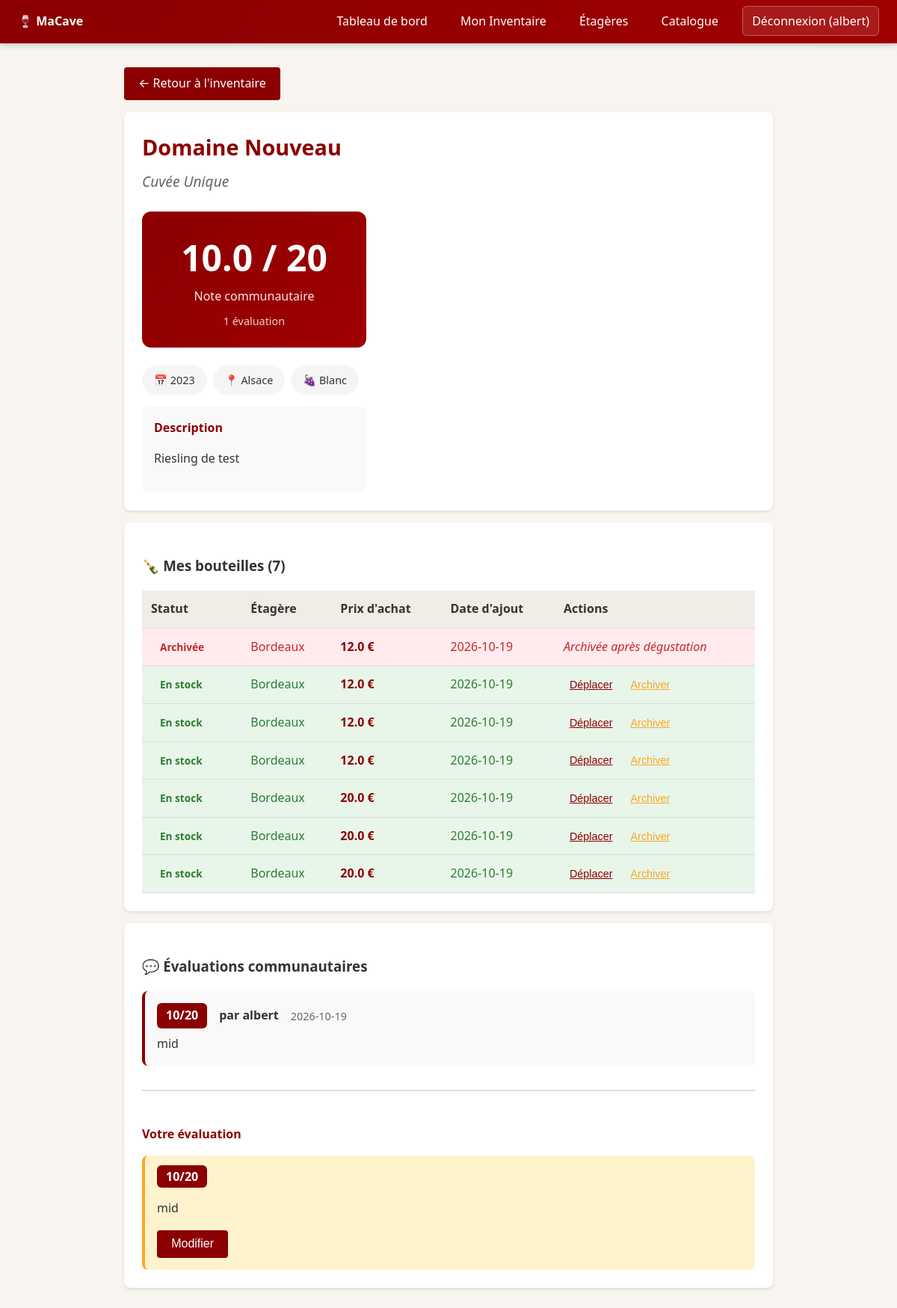
The app's page /inventaire/vin/3 (signed in), older data.
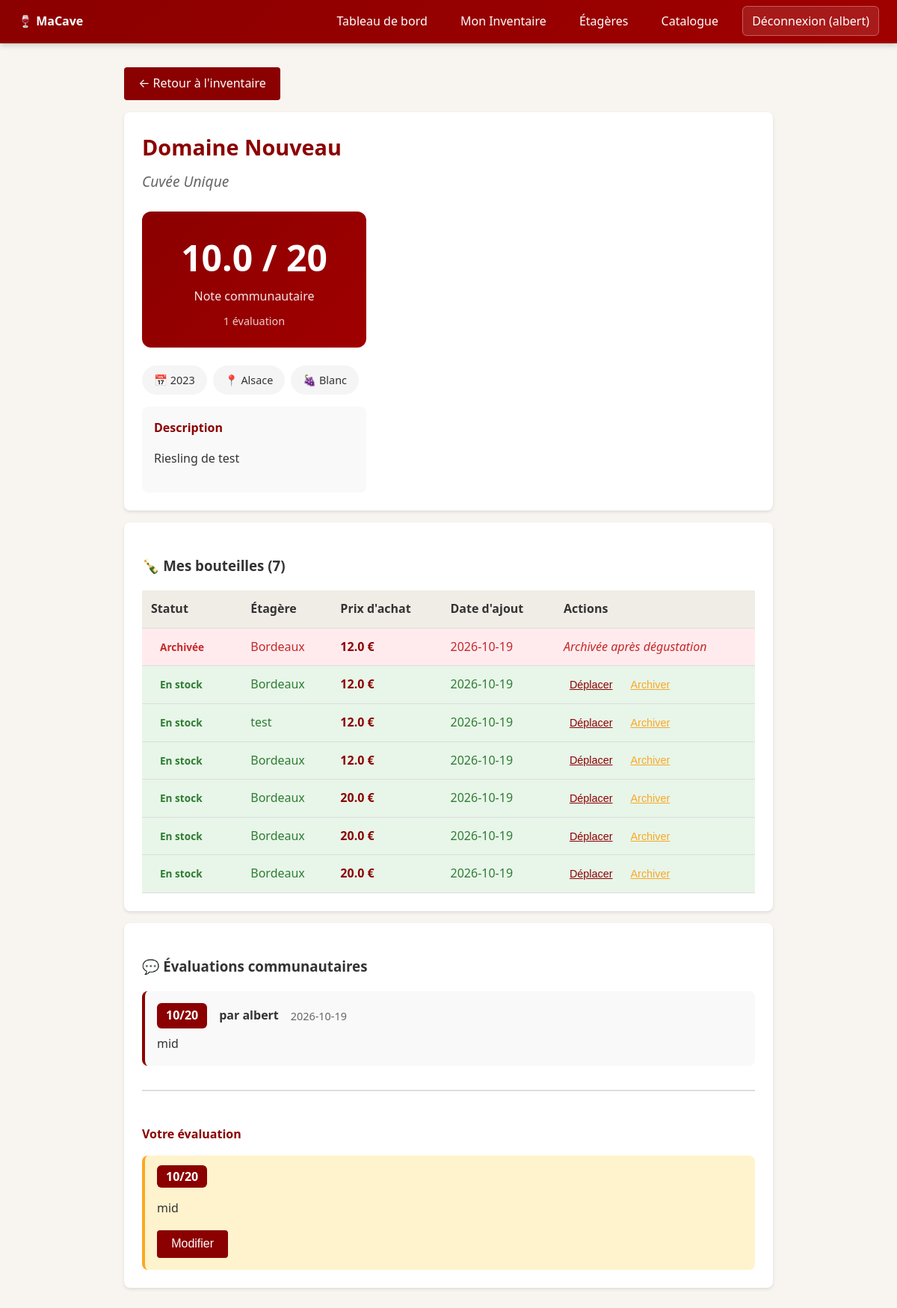
The same page, newer data.
### tables this page shows
CREATE TABLE bouteilles (
    id INTEGER PRIMARY KEY AUTOINCREMENT,
    vin_id INTEGER NOT NULL,
    cave_id INTEGER NOT NULL,
    etagere_id INTEGER,
    prix_achat REAL,
    date_ajout DATE NOT NULL DEFAULT (DATE('now')),
    date_sortie DATE,
    statut TEXT NOT NULL DEFAULT 'en_stock',
    FOREIGN KEY (vin_id) REFERENCES vins(id) ON DELETE RESTRICT,
    FOREIGN KEY (cave_id) REFERENCES caves(id) ON DELETE CASCADE,
    FOREIGN KEY (etagere_id) REFERENCES etageres(id) ON DELETE RESTRICT,
    CHECK (statut IN ('en_stock', 'archivee'))
);

CREATE TABLE etageres (
    id INTEGER PRIMARY KEY AUTOINCREMENT,
    cave_id INTEGER NOT NULL,
    nom TEXT NOT NULL,
    capacite_max INTEGER NOT NULL DEFAULT 0,
    UNIQUE (cave_id, nom),
    FOREIGN KEY (cave_id) REFERENCES caves(id) ON DELETE CASCADE
);

### src/macave/routes/inventaire_routes.py (the view)
@bp.route("/vin/<int:vin_id>")
def detail_vin(vin_id):
    cave_id = _get_cave_id()
    if cave_id is None:
        flash("Aucune cave trouvée.", "warning")
        return redirect(url_for("auth.login"))
    vin = g.db.execute("""
        SELECT id, domaine, cuvee, type_vin, millesime, region, description, photo_url
        FROM vins WHERE id = ?
    """, (vin_id,)).fetchone()
    if vin is None:
        flash("Vin non trouvé.", "danger")
        return redirect(url_for("inventaire.index"))
    bouteilles = g.db.execute("""
        SELECT b.id, b.prix_achat, b.date_ajout, e.nom as etagere_nom, b.statut
        FROM bouteilles b
        LEFT JOIN etageres e ON b.etagere_id = e.id
        WHERE b.cave_id = ? AND b.vin_id = ?
        ORDER BY b.statut, b.date_ajout DESC
    """, (cave_id, vin_id)).fetchall()
    evaluations = g.db.execute("""
        SELECT e.note, e.commentaire, e.date_degustation, u.username
        FROM evaluations e
        JOIN utilisateurs u ON e.utilisateur_id = u.id
        WHERE e.vin_id = ?
        ORDER BY e.date_degustation DESC
    """, (vin_id,)).fetchall()
    note_moy = stock_service.get_vin_moyenne(vin_id, g.db)
    note_affichage = f"{note_moy:.1f} / 20" if note_moy else "Non évalué"
    my_eval = g.db.execute("""
        SELECT e.id, e.note, e.commentaire
        FROM evaluations e
        JOIN bouteilles b ON e.bouteille_id = b.id
        WHERE e.utilisateur_id = ? AND b.cave_id = ? AND e.vin_id = ?
    """, (g.user.id, cave_id, vin_id)).fetchone()
    etageres_rows = g.db.execute("""
        SELECT e.id, e.nom, e.capacite_max,
               (SELECT COUNT(*) FROM bouteilles b
                WHERE b.etagere_id = e.id AND b.statut = 'en_stock') as occ
        FROM etageres e WHERE e.cave_id = ?
    """, (cave_id,)).fetchall()
    etageres = []
    for r in etageres_rows:
        etageres.append({
            "id": r["id"],
            "nom": r["nom"],
            "capacite_max": r["capacite_max"],
            "_occupation": r["occ"]
        })
    return render_template(
        "inventaire/detail_vin.html",
        vin=vin,
        bouteilles=list(bouteilles),
        evaluations=list(evaluations),
        note_moyenne=note_affichage,
        ma_evaluation=my_eval,
        etageres=etageres
    )

### src/macave/db.py (called while the page is built)
    def __enter__(self) -> sqlite3.Connection:
        self._connection = sqlite3.connect(self.db_path)
        self._connection.row_factory = sqlite3.Row
        self._connection.execute("PRAGMA foreign_keys = ON")
        return self._connection

### src/macave/routes/inventaire_routes.py (called while the page is built)
def _get_cave_id() -> int | None:
    if g.user is None:
        return None
    row = g.db.execute(
        "SELECT id FROM caves WHERE utilisateur_id = ?", (g.user.id,)
    ).fetchone()
    return row["id"] if row else None

### src/macave/services/auth_service.py (called while the page is built)
def get_user_by_id(user_id: int, conn: sqlite3.Connection) -> Utilisateur | None:
    row = conn.execute(
        "SELECT id, username, email, password_hash FROM utilisateurs WHERE id = ?",
        (user_id,),
    ).fetchone()
    if row is None:
        return None
    return Utilisateur(
        id=row["id"],
        username=row["username"],
        email=row["email"],
        password_hash=row["password_hash"],
    )

### src/macave/services/stock_service.py (called while the page is built)
def get_vin_moyenne(vin_id: int, conn: sqlite3.Connection) -> float | None:
    row = conn.execute(
        "SELECT AVG(note) as moy, COUNT(*) as cnt FROM evaluations WHERE vin_id = ?",
        (vin_id,),
    ).fetchone()
    if row["cnt"] == 0:
        return None
    return row["moy"]

### src/macave/templates/inventaire/detail_vin.html (shortened to what this page needs)
{% extends 'base.html' %}
{% block content %}
<a href="{{ url_for('inventaire.index') }}" class="btn btn-back" style="margin-bottom: 1rem;">← Retour à l'inventaire</a>
<div class="vin-detail-container">
  <div class="card vin-fiche">
    <div class="vin-fiche-info">
      <h2>{{ vin.domaine }}</h2>
      <p class="cuvee-large">{{ vin.cuvee }}</p>
      <div class="note-moyenne-large">
        <span class="note-chiffre">{{ note_moyenne }}</span>
        <span class="note-text">Note communautaire</span>
        <span class="note-count">{{ evaluations|length }} évaluation{{ 's' if evaluations|length > 1 else '' }}</span>
      </div>
      <div class="vin-tags">
        <span class="tag">📅 {{ vin.millesime }}</span>
        <span class="tag">📍 {{ vin.region }}</span>
        <span class="tag">🍇 {{ vin.type_vin }}</span>
      </div>
      {% if vin.description %}
      <div class="vin-description">
        <h4>Description</h4>
        <p>{{ vin.description }}</p>
      </div>
      {% endif %}
    </div>
  </div>
  <div class="card">
    <h3>🍾 Mes bouteilles ({{ bouteilles|length }})</h3>
    {% if bouteilles %}
    <table class="bouteilles-table">
      <thead>
        <tr>
          <th>Statut</th>
          <th>Étagère</th>
          <th>Prix d'achat</th>
          <th>Date d'ajout</th>
          <th>Actions</th>
        </tr>
      </thead>
      <tbody>
        {% for b in bouteilles %}
        <tr class="statut-{{ b.statut }}">
          <td>
            {% if b.statut == 'en_stock' %}
            <span class="statut-badge statut-en_stock">En stock</span>
            {% else %}
            <span class="statut-badge statut-archivee">Archivée</span>
            {% endif %}
          </td>
          <td>{{ b.etagere_nom or 'Aucune étagère' }}</td>
          <td class="prix">{{ b.prix_achat }} €</td>
          <td>{{ b.date_ajout }}</td>
          <td>
            {% if b.statut == 'en_stock' %}
            <div class="actions-cell">
              <button class="btn-link" onclick="showDeplacerModal({{ b.id }})">Déplacer</button>
              <button class="btn-link btn-archiver" onclick="showArchiverModal({{ b.id }}, '{{ vin.domaine }} {{ vin.cuvee }} {{ vin.millesime }}')">Archiver</button>
            </div>
            {% else %}
            <em>Archivée après dégustation</em>
            {% endif %}
          </td>
        </tr>
        {% endfor %}
      </tbody>
    </table>
    {% else %}
    <p class="empty">Vous n'avez pas de bouteilles de ce vin.</p>
    {% endif %}
  </div>
  <div class="card">
    <h3>💬 Évaluations communautaires</h3>
    {% if evaluations %}
    <div class="evaluations-list">
      {% for eval in evaluations %}
      <div class="evaluation-item">
        <div class="eval-header">
          <span class="eval-note">{{ eval.note }}/20</span>
          <span class="eval-author">par {{ eval.username }}</span>
          <span class="eval-date">{{ eval.date_degustation }}</span>
        </div>
        {% if eval.commentaire %}
        <p class="eval-commentaire">{{ eval.commentaire }}</p>
        {% endif %}
      </div>
      {% endfor %}
    </div>
    {% else %}
    <p class="empty">Aucune évaluation pour le moment. Soyez le premier à déguster !</p>
    {% endif %}
    {% if ma_evaluation %}
    <div class="ma-notation">
      <h4>Votre évaluation</h4>
      <div class="eval-item-mine">
        <span class="eval-note">{{ ma_evaluation.note }}/20</span>
        <p>{{ ma_evaluation.commentaire }}</p>
        <button class="btn btn-sm" onclick="showModifierEvalModal({{ ma_evaluation.id }}, {{ ma_evaluation.note }}, '{{ ma_evaluation.commentaire|replace("'", "\\'") }}')">Modifier</button>
      </div>
    </div>
    {% endif %}
  </div>
</div>
{% endblock %}

Row changes from the older to the newer data that the page shows:
changed bouteilles: nom "Bordeaux" → "test"
